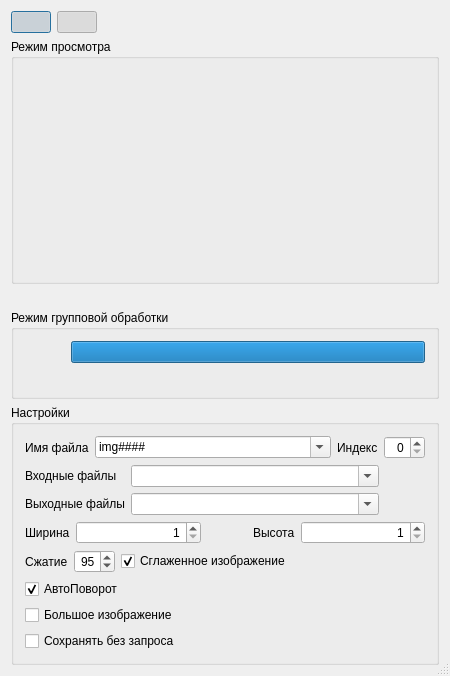
<?xml version="1.0" encoding="UTF-8"?>
<ui version="4.0">
 <class>Dialog</class>
 <widget class="QDialog" name="Dialog">
  <property name="geometry">
   <rect>
    <x>0</x>
    <y>0</y>
    <width>438</width>
    <height>676</height>
   </rect>
  </property>
  <property name="windowTitle">
   <string>Конвертация изображений</string>
  </property>
  <property name="sizeGripEnabled">
   <bool>true</bool>
  </property>
  <property name="modal">
   <bool>true</bool>
  </property>
  <layout class="QVBoxLayout" name="verticalLayout_7">
   <item>
    <layout class="QHBoxLayout" name="horizontalLayout_7">
     <item>
      <widget class="QPushButton" name="preview">
       <property name="toolTip">
        <string>Смена режима</string>
       </property>
       <property name="text">
        <string/>
       </property>
       <property name="icon">
        <iconset resource="res.qrc">
         <normaloff>:/view.png</normaloff>:/view.png</iconset>
       </property>
       <property name="iconSize">
        <size>
         <width>24</width>
         <height>24</height>
        </size>
       </property>
       <property name="checkable">
        <bool>true</bool>
       </property>
       <property name="checked">
        <bool>true</bool>
       </property>
       <property name="flat">
        <bool>true</bool>
       </property>
      </widget>
     </item>
     <item>
      <widget class="QPushButton" name="prop">
       <property name="toolTip">
        <string>Скрыть настроки</string>
       </property>
       <property name="text">
        <string/>
       </property>
       <property name="icon">
        <iconset resource="res.qrc">
         <normaloff>:/checked.png</normaloff>:/checked.png</iconset>
       </property>
       <property name="iconSize">
        <size>
         <width>24</width>
         <height>24</height>
        </size>
       </property>
       <property name="checkable">
        <bool>true</bool>
       </property>
       <property name="checked">
        <bool>true</bool>
       </property>
       <property name="flat">
        <bool>true</bool>
       </property>
      </widget>
     </item>
     <item>
      <spacer name="horizontalSpacer_4">
       <property name="orientation">
        <enum>Qt::Horizontal</enum>
       </property>
       <property name="sizeType">
        <enum>QSizePolicy::Preferred</enum>
       </property>
       <property name="sizeHint" stdset="0">
        <size>
         <width>40</width>
         <height>20</height>
        </size>
       </property>
      </spacer>
     </item>
     <item>
      <widget class="QPushButton" name="first">
       <property name="toolTip">
        <string>В начало</string>
       </property>
       <property name="text">
        <string/>
       </property>
       <property name="icon">
        <iconset resource="res.qrc">
         <normaloff>:/first.png</normaloff>:/first.png</iconset>
       </property>
       <property name="iconSize">
        <size>
         <width>24</width>
         <height>24</height>
        </size>
       </property>
       <property name="flat">
        <bool>true</bool>
       </property>
      </widget>
     </item>
     <item>
      <widget class="QPushButton" name="prev">
       <property name="sizePolicy">
        <sizepolicy hsizetype="Fixed" vsizetype="Fixed">
         <horstretch>0</horstretch>
         <verstretch>0</verstretch>
        </sizepolicy>
       </property>
       <property name="maximumSize">
        <size>
         <width>16777215</width>
         <height>16777215</height>
        </size>
       </property>
       <property name="toolTip">
        <string>Предыдущий</string>
       </property>
       <property name="text">
        <string/>
       </property>
       <property name="icon">
        <iconset resource="res.qrc">
         <normaloff>:/left.png</normaloff>:/left.png</iconset>
       </property>
       <property name="iconSize">
        <size>
         <width>24</width>
         <height>24</height>
        </size>
       </property>
       <property name="flat">
        <bool>true</bool>
       </property>
      </widget>
     </item>
     <item>
      <widget class="QPushButton" name="open">
       <property name="toolTip">
        <string>Открыть</string>
       </property>
       <property name="text">
        <string/>
       </property>
       <property name="icon">
        <iconset resource="res.qrc">
         <normaloff>:/open.png</normaloff>:/open.png</iconset>
       </property>
       <property name="iconSize">
        <size>
         <width>24</width>
         <height>24</height>
        </size>
       </property>
       <property name="shortcut">
        <string>Ctrl+O</string>
       </property>
       <property name="flat">
        <bool>true</bool>
       </property>
      </widget>
     </item>
     <item>
      <widget class="QPushButton" name="save">
       <property name="toolTip">
        <string>Сохранить</string>
       </property>
       <property name="text">
        <string/>
       </property>
       <property name="icon">
        <iconset resource="res.qrc">
         <normaloff>:/save.png</normaloff>:/save.png</iconset>
       </property>
       <property name="iconSize">
        <size>
         <width>24</width>
         <height>24</height>
        </size>
       </property>
       <property name="shortcut">
        <string>Ctrl+S</string>
       </property>
       <property name="checkable">
        <bool>true</bool>
       </property>
       <property name="flat">
        <bool>true</bool>
       </property>
      </widget>
     </item>
     <item>
      <widget class="QPushButton" name="next">
       <property name="sizePolicy">
        <sizepolicy hsizetype="Fixed" vsizetype="Fixed">
         <horstretch>0</horstretch>
         <verstretch>0</verstretch>
        </sizepolicy>
       </property>
       <property name="maximumSize">
        <size>
         <width>16777215</width>
         <height>16777215</height>
        </size>
       </property>
       <property name="baseSize">
        <size>
         <width>0</width>
         <height>0</height>
        </size>
       </property>
       <property name="toolTip">
        <string>Следующий</string>
       </property>
       <property name="text">
        <string/>
       </property>
       <property name="icon">
        <iconset resource="res.qrc">
         <normaloff>:/right.png</normaloff>:/right.png</iconset>
       </property>
       <property name="iconSize">
        <size>
         <width>24</width>
         <height>24</height>
        </size>
       </property>
       <property name="shortcut">
        <string>Space</string>
       </property>
       <property name="flat">
        <bool>true</bool>
       </property>
      </widget>
     </item>
     <item>
      <widget class="QPushButton" name="last">
       <property name="toolTip">
        <string>Последний</string>
       </property>
       <property name="text">
        <string/>
       </property>
       <property name="icon">
        <iconset resource="res.qrc">
         <normaloff>:/last.png</normaloff>:/last.png</iconset>
       </property>
       <property name="iconSize">
        <size>
         <width>24</width>
         <height>24</height>
        </size>
       </property>
       <property name="flat">
        <bool>true</bool>
       </property>
      </widget>
     </item>
     <item>
      <spacer name="horizontalSpacer">
       <property name="orientation">
        <enum>Qt::Horizontal</enum>
       </property>
       <property name="sizeHint" stdset="0">
        <size>
         <width>40</width>
         <height>20</height>
        </size>
       </property>
      </spacer>
     </item>
    </layout>
   </item>
   <item>
    <widget class="QGroupBox" name="view">
     <property name="title">
      <string>Режим просмотра</string>
     </property>
     <layout class="QVBoxLayout" name="verticalLayout_3">
      <item>
       <widget class="ImageEdit" name="imageEdit" native="true">
        <property name="sizePolicy">
         <sizepolicy hsizetype="Expanding" vsizetype="Expanding">
          <horstretch>0</horstretch>
          <verstretch>0</verstretch>
         </sizepolicy>
        </property>
        <property name="minimumSize">
         <size>
          <width>400</width>
          <height>200</height>
         </size>
        </property>
       </widget>
      </item>
     </layout>
    </widget>
   </item>
   <item>
    <widget class="QLabel" name="name">
     <property name="text">
      <string/>
     </property>
     <property name="alignment">
      <set>Qt::AlignCenter</set>
     </property>
    </widget>
   </item>
   <item>
    <widget class="QGroupBox" name="run">
     <property name="title">
      <string>Режим групповой обработки</string>
     </property>
     <layout class="QVBoxLayout" name="verticalLayout_4">
      <item>
       <layout class="QHBoxLayout" name="horizontalLayout_4">
        <item>
         <widget class="QPushButton" name="battonStart">
          <property name="toolTip">
           <string>Конвертировать все файлы в папке</string>
          </property>
          <property name="text">
           <string/>
          </property>
          <property name="icon">
           <iconset resource="res.qrc">
            <normaloff>:/run.png</normaloff>:/run.png</iconset>
          </property>
          <property name="iconSize">
           <size>
            <width>24</width>
            <height>24</height>
           </size>
          </property>
          <property name="checkable">
           <bool>true</bool>
          </property>
          <property name="flat">
           <bool>true</bool>
          </property>
         </widget>
        </item>
        <item>
         <widget class="QProgressBar" name="progressBar">
          <property name="value">
           <number>100</number>
          </property>
          <property name="textVisible">
           <bool>false</bool>
          </property>
         </widget>
        </item>
       </layout>
      </item>
      <item>
       <spacer name="verticalSpacer">
        <property name="orientation">
         <enum>Qt::Vertical</enum>
        </property>
        <property name="sizeHint" stdset="0">
         <size>
          <width>20</width>
          <height>40</height>
         </size>
        </property>
       </spacer>
      </item>
     </layout>
    </widget>
   </item>
   <item>
    <widget class="QGroupBox" name="par">
     <property name="title">
      <string>Настройки</string>
     </property>
     <layout class="QVBoxLayout" name="verticalLayout_2">
      <item>
       <layout class="QHBoxLayout" name="horizontalLayout">
        <item>
         <widget class="QLabel" name="label">
          <property name="sizePolicy">
           <sizepolicy hsizetype="Maximum" vsizetype="Preferred">
            <horstretch>0</horstretch>
            <verstretch>0</verstretch>
           </sizepolicy>
          </property>
          <property name="text">
           <string>Имя файла</string>
          </property>
         </widget>
        </item>
        <item>
         <widget class="QComboBox" name="pattern">
          <property name="sizePolicy">
           <sizepolicy hsizetype="Expanding" vsizetype="Fixed">
            <horstretch>0</horstretch>
            <verstretch>0</verstretch>
           </sizepolicy>
          </property>
          <property name="editable">
           <bool>true</bool>
          </property>
          <item>
           <property name="text">
            <string>img####</string>
           </property>
          </item>
         </widget>
        </item>
        <item>
         <widget class="QLabel" name="label_3">
          <property name="sizePolicy">
           <sizepolicy hsizetype="Maximum" vsizetype="Preferred">
            <horstretch>0</horstretch>
            <verstretch>0</verstretch>
           </sizepolicy>
          </property>
          <property name="text">
           <string>Индекс</string>
          </property>
         </widget>
        </item>
        <item>
         <widget class="QSpinBox" name="index">
          <property name="sizePolicy">
           <sizepolicy hsizetype="Minimum" vsizetype="Fixed">
            <horstretch>0</horstretch>
            <verstretch>0</verstretch>
           </sizepolicy>
          </property>
          <property name="alignment">
           <set>Qt::AlignRight|Qt::AlignTrailing|Qt::AlignVCenter</set>
          </property>
          <property name="value">
           <number>0</number>
          </property>
         </widget>
        </item>
       </layout>
      </item>
      <item>
       <layout class="QHBoxLayout" name="horizontalLayout_2">
        <item>
         <layout class="QVBoxLayout" name="verticalLayout_5">
          <item>
           <widget class="QLabel" name="label_7">
            <property name="text">
             <string>Входные файлы</string>
            </property>
           </widget>
          </item>
          <item>
           <widget class="QLabel" name="label_8">
            <property name="text">
             <string>Выходные файлы</string>
            </property>
           </widget>
          </item>
         </layout>
        </item>
        <item>
         <layout class="QVBoxLayout" name="verticalLayout_6">
          <item>
           <widget class="QComboBox" name="pathIn">
            <property name="sizePolicy">
             <sizepolicy hsizetype="Expanding" vsizetype="Fixed">
              <horstretch>0</horstretch>
              <verstretch>0</verstretch>
             </sizepolicy>
            </property>
            <property name="editable">
             <bool>true</bool>
            </property>
           </widget>
          </item>
          <item>
           <widget class="QComboBox" name="pathOut">
            <property name="sizePolicy">
             <sizepolicy hsizetype="Expanding" vsizetype="Fixed">
              <horstretch>0</horstretch>
              <verstretch>0</verstretch>
             </sizepolicy>
            </property>
            <property name="editable">
             <bool>true</bool>
            </property>
           </widget>
          </item>
         </layout>
        </item>
        <item>
         <layout class="QVBoxLayout" name="verticalLayout">
          <item>
           <widget class="QPushButton" name="setIn">
            <property name="maximumSize">
             <size>
              <width>16777215</width>
              <height>16777215</height>
             </size>
            </property>
            <property name="text">
             <string/>
            </property>
            <property name="icon">
             <iconset resource="res.qrc">
              <normaloff>:/search.png</normaloff>:/search.png</iconset>
            </property>
            <property name="iconSize">
             <size>
              <width>24</width>
              <height>24</height>
             </size>
            </property>
            <property name="flat">
             <bool>true</bool>
            </property>
           </widget>
          </item>
          <item>
           <widget class="QPushButton" name="setOut">
            <property name="maximumSize">
             <size>
              <width>16777215</width>
              <height>16777215</height>
             </size>
            </property>
            <property name="text">
             <string/>
            </property>
            <property name="icon">
             <iconset resource="res.qrc">
              <normaloff>:/search.png</normaloff>:/search.png</iconset>
            </property>
            <property name="iconSize">
             <size>
              <width>24</width>
              <height>24</height>
             </size>
            </property>
            <property name="flat">
             <bool>true</bool>
            </property>
           </widget>
          </item>
         </layout>
        </item>
       </layout>
      </item>
      <item>
       <layout class="QHBoxLayout" name="horizontalLayout_5">
        <item>
         <widget class="QLabel" name="label_width">
          <property name="sizePolicy">
           <sizepolicy hsizetype="Maximum" vsizetype="Preferred">
            <horstretch>0</horstretch>
            <verstretch>0</verstretch>
           </sizepolicy>
          </property>
          <property name="text">
           <string>Ширина</string>
          </property>
         </widget>
        </item>
        <item>
         <widget class="QSpinBox" name="width">
          <property name="sizePolicy">
           <sizepolicy hsizetype="MinimumExpanding" vsizetype="Fixed">
            <horstretch>0</horstretch>
            <verstretch>0</verstretch>
           </sizepolicy>
          </property>
          <property name="alignment">
           <set>Qt::AlignRight|Qt::AlignTrailing|Qt::AlignVCenter</set>
          </property>
          <property name="minimum">
           <number>1</number>
          </property>
          <property name="maximum">
           <number>9999</number>
          </property>
          <property name="value">
           <number>1</number>
          </property>
         </widget>
        </item>
        <item>
         <widget class="QPushButton" name="rotateSize">
          <property name="sizePolicy">
           <sizepolicy hsizetype="Minimum" vsizetype="Fixed">
            <horstretch>0</horstretch>
            <verstretch>0</verstretch>
           </sizepolicy>
          </property>
          <property name="maximumSize">
           <size>
            <width>16777215</width>
            <height>16777215</height>
           </size>
          </property>
          <property name="text">
           <string/>
          </property>
          <property name="icon">
           <iconset resource="res.qrc">
            <normaloff>:/exchenge.png</normaloff>:/exchenge.png</iconset>
          </property>
          <property name="iconSize">
           <size>
            <width>24</width>
            <height>24</height>
           </size>
          </property>
          <property name="flat">
           <bool>true</bool>
          </property>
         </widget>
        </item>
        <item>
         <widget class="QLabel" name="label_height">
          <property name="sizePolicy">
           <sizepolicy hsizetype="Maximum" vsizetype="Preferred">
            <horstretch>0</horstretch>
            <verstretch>0</verstretch>
           </sizepolicy>
          </property>
          <property name="text">
           <string>Высота</string>
          </property>
         </widget>
        </item>
        <item>
         <widget class="QSpinBox" name="height">
          <property name="sizePolicy">
           <sizepolicy hsizetype="MinimumExpanding" vsizetype="Fixed">
            <horstretch>0</horstretch>
            <verstretch>0</verstretch>
           </sizepolicy>
          </property>
          <property name="alignment">
           <set>Qt::AlignRight|Qt::AlignTrailing|Qt::AlignVCenter</set>
          </property>
          <property name="minimum">
           <number>1</number>
          </property>
          <property name="maximum">
           <number>9999</number>
          </property>
          <property name="value">
           <number>1</number>
          </property>
         </widget>
        </item>
       </layout>
      </item>
      <item>
       <layout class="QHBoxLayout" name="horizontalLayout_6">
        <item>
         <widget class="QLabel" name="label_5">
          <property name="sizePolicy">
           <sizepolicy hsizetype="Maximum" vsizetype="Preferred">
            <horstretch>0</horstretch>
            <verstretch>0</verstretch>
           </sizepolicy>
          </property>
          <property name="text">
           <string>Сжатие</string>
          </property>
         </widget>
        </item>
        <item>
         <widget class="QSpinBox" name="compression">
          <property name="sizePolicy">
           <sizepolicy hsizetype="Minimum" vsizetype="Fixed">
            <horstretch>0</horstretch>
            <verstretch>0</verstretch>
           </sizepolicy>
          </property>
          <property name="alignment">
           <set>Qt::AlignRight|Qt::AlignTrailing|Qt::AlignVCenter</set>
          </property>
          <property name="value">
           <number>95</number>
          </property>
         </widget>
        </item>
        <item>
         <widget class="QCheckBox" name="smooth">
          <property name="text">
           <string>Сглаженное изображение</string>
          </property>
          <property name="checked">
           <bool>true</bool>
          </property>
         </widget>
        </item>
        <item>
         <spacer name="horizontalSpacer_2">
          <property name="orientation">
           <enum>Qt::Horizontal</enum>
          </property>
          <property name="sizeHint" stdset="0">
           <size>
            <width>40</width>
            <height>20</height>
           </size>
          </property>
         </spacer>
        </item>
       </layout>
      </item>
      <item>
       <layout class="QHBoxLayout" name="horizontalLayout_3">
        <item>
         <widget class="QCheckBox" name="autoRotate">
          <property name="text">
           <string>АвтоПоворот</string>
          </property>
          <property name="checked">
           <bool>true</bool>
          </property>
         </widget>
        </item>
       </layout>
      </item>
      <item>
       <widget class="QCheckBox" name="size">
        <property name="text">
         <string>Большое изображение</string>
        </property>
       </widget>
      </item>
      <item>
       <widget class="QCheckBox" name="autoSave">
        <property name="text">
         <string>Сохранять без запроса</string>
        </property>
       </widget>
      </item>
     </layout>
    </widget>
   </item>
  </layout>
 </widget>
 <layoutdefault spacing="6" margin="11"/>
 <customwidgets>
  <customwidget>
   <class>ImageEdit</class>
   <extends>QWidget</extends>
   <header>imageedit.h</header>
   <container>1</container>
   <slots>
    <signal>imgRub(QPoint,double)</signal>
    <signal>upWheel()</signal>
    <signal>downWheel()</signal>
    <signal>rightButton()</signal>
    <signal>midButton()</signal>
    <slot>setHeight(int)</slot>
    <slot>setWidth(int)</slot>
    <slot>setImage(QImage)</slot>
    <slot>setZoom(double)</slot>
   </slots>
  </customwidget>
 </customwidgets>
 <resources>
  <include location="res.qrc"/>
 </resources>
 <connections>
  <connection>
   <sender>Dialog</sender>
   <signal>imageLoad(QImage)</signal>
   <receiver>imageEdit</receiver>
   <slot>setImage(QImage)</slot>
   <hints>
    <hint type="sourcelabel">
     <x>420</x>
     <y>523</y>
    </hint>
    <hint type="destinationlabel">
     <x>256</x>
     <y>231</y>
    </hint>
   </hints>
  </connection>
  <connection>
   <sender>imageEdit</sender>
   <signal>imgRub(QPoint,double)</signal>
   <receiver>Dialog</receiver>
   <slot>imgRub(QPoint,double)</slot>
   <hints>
    <hint type="sourcelabel">
     <x>442</x>
     <y>231</y>
    </hint>
    <hint type="destinationlabel">
     <x>480</x>
     <y>364</y>
    </hint>
   </hints>
  </connection>
  <connection>
   <sender>width</sender>
   <signal>valueChanged(int)</signal>
   <receiver>imageEdit</receiver>
   <slot>setWidth(int)</slot>
   <hints>
    <hint type="sourcelabel">
     <x>172</x>
     <y>617</y>
    </hint>
    <hint type="destinationlabel">
     <x>118</x>
     <y>231</y>
    </hint>
   </hints>
  </connection>
  <connection>
   <sender>height</sender>
   <signal>valueChanged(int)</signal>
   <receiver>imageEdit</receiver>
   <slot>setHeight(int)</slot>
   <hints>
    <hint type="sourcelabel">
     <x>527</x>
     <y>617</y>
    </hint>
    <hint type="destinationlabel">
     <x>396</x>
     <y>231</y>
    </hint>
   </hints>
  </connection>
  <connection>
   <sender>imageEdit</sender>
   <signal>upWheel()</signal>
   <receiver>prev</receiver>
   <slot>click()</slot>
   <hints>
    <hint type="sourcelabel">
     <x>200</x>
     <y>172</y>
    </hint>
    <hint type="destinationlabel">
     <x>187</x>
     <y>37</y>
    </hint>
   </hints>
  </connection>
  <connection>
   <sender>imageEdit</sender>
   <signal>downWheel()</signal>
   <receiver>next</receiver>
   <slot>click()</slot>
   <hints>
    <hint type="sourcelabel">
     <x>317</x>
     <y>93</y>
    </hint>
    <hint type="destinationlabel">
     <x>338</x>
     <y>31</y>
    </hint>
   </hints>
  </connection>
  <connection>
   <sender>imageEdit</sender>
   <signal>rightButton()</signal>
   <receiver>rotateSize</receiver>
   <slot>click()</slot>
   <hints>
    <hint type="sourcelabel">
     <x>282</x>
     <y>231</y>
    </hint>
    <hint type="destinationlabel">
     <x>282</x>
     <y>617</y>
    </hint>
   </hints>
  </connection>
  <connection>
   <sender>imageEdit</sender>
   <signal>midButton()</signal>
   <receiver>next</receiver>
   <slot>click()</slot>
   <hints>
    <hint type="sourcelabel">
     <x>308</x>
     <y>98</y>
    </hint>
    <hint type="destinationlabel">
     <x>315</x>
     <y>29</y>
    </hint>
   </hints>
  </connection>
 </connections>
 <slots>
  <signal>imageLoad(QImage)</signal>
  <slot>imgRub(QPoint,double)</slot>
 </slots>
</ui>
